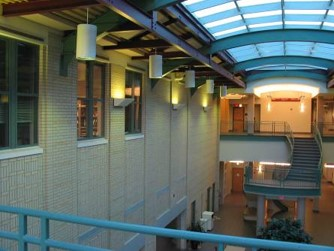
#> input picture Ransac/images/CMU_left.jpg, 334 x 251 px
$ jupyter execute MyRansacPanorama_j68ding.ipynb
#> lines starting #> are read from the running program, lines starting #| are printed output that depends on the picture
# Automatic Panorama Mosaicing

[cell 1]
import numpy as np
import matplotlib
import matplotlib.image as image
import matplotlib.pyplot as plt
from skimage.feature import (corner_harris, corner_peaks, plot_matched_features, BRIEF, match_descriptors)
from skimage.transform import warp, ProjectiveTransform
from skimage.color import rgb2gray
from skimage.measure import ransac

### The cell below demonstrates feature detection (e.g. corners) and matching (e.g. BRIEF descriptor)

[cell 2]
imL = image.imread("images/CMU_left.jpg")
#> imL is the input picture: shape (251, 334, 3); mean R, G, B 94.8, 103.3, 94.9
imR = image.imread("images/CMU_right.jpg")
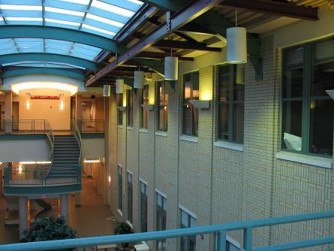
#> input picture Ransac/images/CMU_right.jpg, 334 x 251 px
#> imR is the input picture: shape (251, 334, 3); mean R, G, B 87.8, 97, 88.2
imLgray = rgb2gray(imL)
imRgray = rgb2gray(imR)
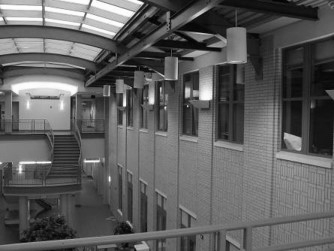
#> imRgray: shape (251, 334) float64; min 0.00333, max 1, mean 0.37

# NOTE: corner_peaks and many other feature extraction functions return point coordinates as (y,x), that is (rows,cols)
keypointsL = corner_peaks(corner_harris(imLgray), threshold_rel=0.0005, min_distance=5)
#> keypointsL = 202 pairs, first value 8 to 242, second value 7 to 326
keypointsR = corner_peaks(corner_harris(imRgray), threshold_rel=0.0005, min_distance=5)
#> keypointsR = 204 pairs, first value 6 to 245, second value 5 to 326

extractor = BRIEF()

extractor.extract(imLgray, keypointsL)
keypointsL = keypointsL[extractor.mask]
#> keypointsL = 152 pairs, first value 25 to 227, second value 24 to 309
descriptorsL = extractor.descriptors

extractor.extract(imRgray, keypointsR)
keypointsR = keypointsR[extractor.mask]
#> keypointsR = 154 pairs, first value 24 to 227, second value 28 to 309
descriptorsR = extractor.descriptors

matchesLR = match_descriptors(descriptorsL, descriptorsR, cross_check=True)

print ('the number of matches is {:2d}'.format(matchesLR.shape[0]))

fig = plt.figure(1,figsize = (12, 4))
axA = plt.subplot(111)
plt.gray()
plot_matched_features(imL, imR, keypoints0=keypointsL, keypoints1=keypointsR, matches=matchesLR, ax=axA)
axA.axis('off')

plt.show()
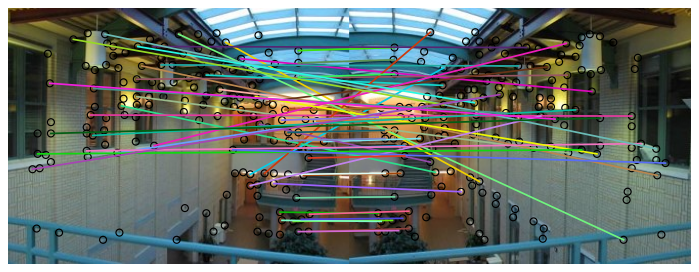
#> figure drawn by matplotlib, 1 panel

### Using RANSAC to estimate Homography from matched pairs of points above. The cell below shows only inlier pairs for the detected homography.

[cell 3]
# store array of pairs of matched points of left and right iage
model_robust, inliers = ransac((keypointsL[matchesLR[:, 0]][:, ::-1], keypointsR[matchesLR[:, 1]][:, ::-1]), ProjectiveTransform, min_samples=4, residual_threshold=15, max_trials=146)

fig = plt.figure(1,figsize = (12, 4))
axA = plt.subplot(111)
plt.gray()

num_matches = np.sum(inliers)
#> num_matches = 25
plot_matched_features(imL, imR, keypoints0=keypointsL[matchesLR[inliers, 0]], keypoints1=keypointsR[matchesLR[inliers, 1]], matches=np.column_stack((np.arange(num_matches), np.arange(num_matches))), ax=axA)
axA.axis('off')

plt.show()

## Reprojecting onto Common Projection Plane

[cell 4]
# perform identity projection on left image
identityL = ProjectiveTransform()
identity_imL = warp(imL, inverse_map=identityL.inverse, output_shape=(251, 720))
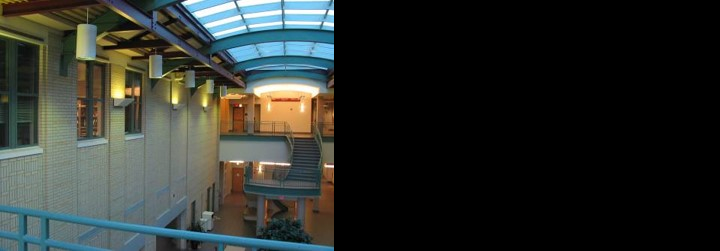
#> identity_imL: shape (251, 720, 3) float64; mean R, G, B 0.173, 0.188, 0.173

fig = plt.figure(3,figsize = (12, 14))
plt.subplot(311)
plt.imshow(identity_imL)
plt.title("reference frame with the left image")

# use ransac projection from above (only inlier keypoints)
plt.subplot(312)
ransac_imR = warp(imR, inverse_map=model_robust, output_shape=(251, 720))
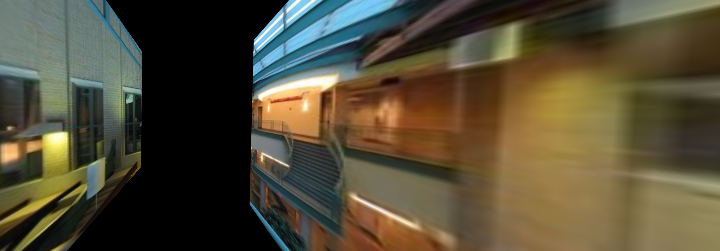
#> ransac_imR: shape (251, 720, 3) float64; mean R, G, B 0.328, 0.299, 0.217
plt.imshow(ransac_imR)
plt.title("reference frame with the right image (reprojected)")

# perform projection using all keypoints
plt.subplot(313)
model_bad = ProjectiveTransform()
model_bad.estimate(keypointsL[matchesLR[:,0]][:,::-1], keypointsR[matchesLR[:,1]][:,::-1])
bad_imR = warp(imR, inverse_map=model_bad, output_shape=(251, 720))
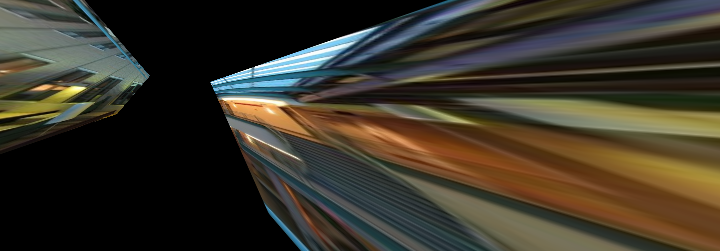
#> bad_imR: shape (251, 720, 3) float64; mean R, G, B 0.228, 0.207, 0.161
plt.imshow(bad_imR)
plt.title("reference frame with the right image (reprojected badly)")

plt.show()

## Problem 4 (blending)

### The function below computes the distance transform for the boundary of a given image. It returns a numpy array of the same size as the image with distances from each pixel to the closest point on the boundary of the image (float values).


[cell 5]
def boundaryDT(image):
        m, n, _ = image.shape
#> m = 251; n = 334

        y_indices, x_indices = np.ogrid[:m, :n]
#> y_indices = 251 values from 0 to 250

        # compute distance from top, bottom, left, right boundary
        top = y_indices
#> top = 251 values from 0 to 250
        bottom = m - 1 - y_indices
        left = x_indices
        right = n - 1 - x_indices
        # return minimum distance
        return np.minimum(np.minimum(top, bottom), np.minimum(left, right))

### Use function from above to compute a distance transform for both images.

[cell 6]
fig = plt.figure(4,figsize = (12, 3))
plt.subplot(121)
boundary_imL = warp(boundaryDT(imL), inverse_map=identityL, output_shape=(251, 720))
plt.imshow(boundary_imL)
plt.title("Left image DT in Ref. frame (LdtRef)")

# apply same projection from above on boundary image
plt.subplot(122)
boundary_imR = warp(boundaryDT(imR), inverse_map=model_robust, output_shape=(251, 720))
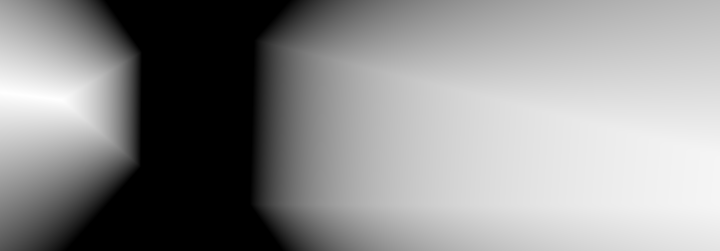
#> boundary_imR: shape (251, 720) float64; min 0, max 1.36e-17, mean 7.59e-18; drawn with min black and max white
plt.imshow(boundary_imR)
plt.title("Right image DT in Ref. frame (RdtRef)")

### Use boundary distance transforms to blend left and right images (reprojected) into the reference frame.

[cell 7]
fig = plt.figure(5,figsize = (12, 14))
plt.subplot(311)

alpha_imL = boundary_imL[:, :, np.newaxis]
alpha_imL /= np.max(alpha_imL)
alpha_imR = boundary_imR[:, :, np.newaxis]
alpha_imR /= np.max(alpha_imR)

alpha1 = alpha_imL / (alpha_imL + alpha_imR)
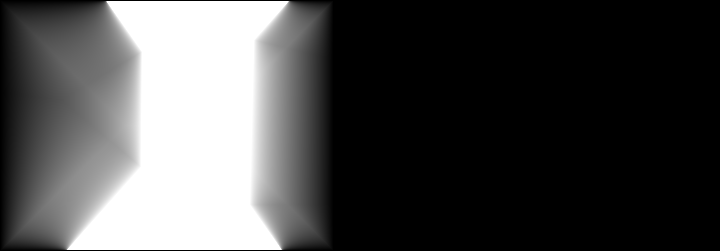
#> alpha1: shape (251, 720, 1) float64; 0.22% of the values are NaN or infinite; the others: min 0, max 1, mean 0.294; drawn with min black, max white, NaN and infinite black
plt.imshow(alpha1, cmap="gray")
plt.title("alpha based on DT (for RransacRef)")

plt.subplot(312)
alpha2 = alpha_imR / (alpha_imL + alpha_imR)
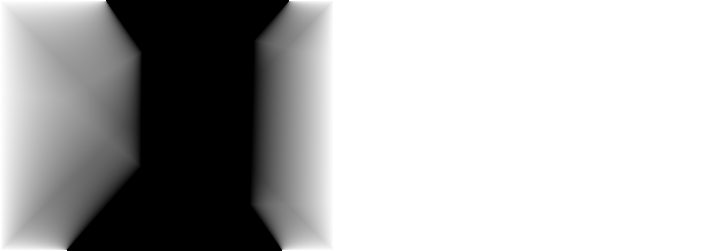
#> alpha2: shape (251, 720, 1) float64; 0.22% of the values are NaN or infinite; the others: min 0, max 1, mean 0.706; drawn with min black, max white, NaN and infinite black
plt.imshow(alpha2, cmap="gray")
plt.title("alpha based on DT (for RransacRef)")

plt.subplot(313)
panorama = alpha1 * identity_imL  + alpha2 * ransac_imR
#> panorama: shape (251, 720, 3) float64; 0.22% of the values are NaN or infinite; the others: min 0, max 1, mean 0.357
original_keypointsL = keypointsL[matchesLR[inliers, 0]][:, ::-1]
#> original_keypointsL = 25 pairs, first value 83 to 309, second value 42 to 219
projected_keypointsR = model_robust.inverse(keypointsR[matchesLR[inliers, 1]][:, ::-1])
#> projected_keypointsR = 25 pairs, first value 80.48 to 317.1, second value 42.23 to 231
plt.imshow(panorama)
plt.scatter(original_keypointsL[:, 0], original_keypointsL[:, 1], color='r', alpha = 1, marker='o', label="Left Image")
plt.scatter(projected_keypointsR[:, 0], projected_keypointsR[:, 1], color='b', alpha = 0.6, marker='D', label="Right Image")
plt.legend()
plt.title("Panorama")

plt.show()
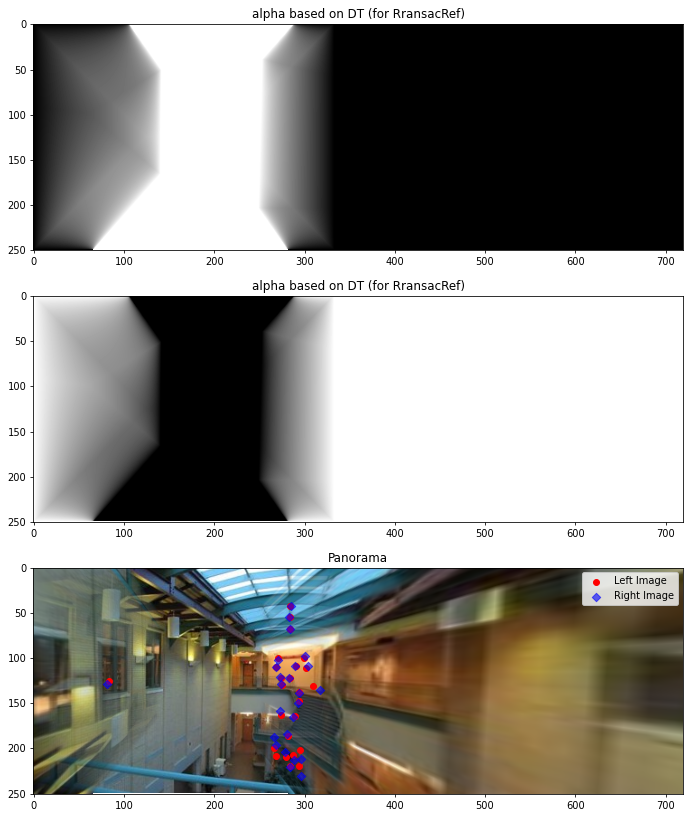
#> figure drawn by matplotlib, 3 panels
